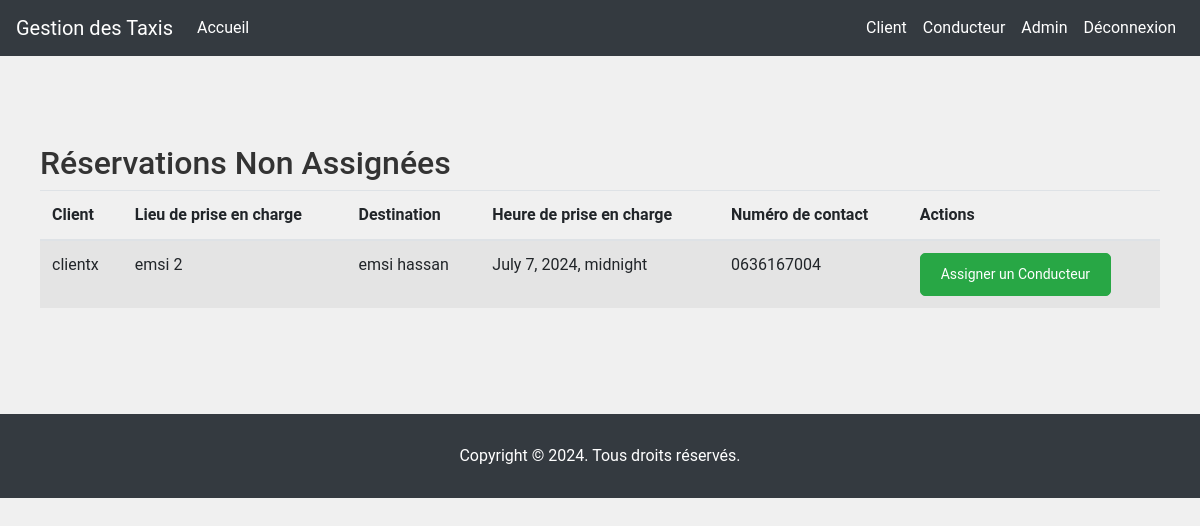
Page /administrateur/unassigned_bookings/ (signed in) on the committed database.
### taxis/models.py (models this page shows, shortened)
class Booking(models.Model):
    user = models.ForeignKey(User, on_delete=models.CASCADE)
    driver = models.ForeignKey(Driver, on_delete=models.CASCADE, related_name='bookings', null=True, blank=True)
    pickup_location = models.CharField(max_length=100)
    destination = models.CharField(max_length=100)
    pickup_time = models.DateTimeField()
    created_at = models.DateTimeField(auto_now_add=True)
    contact_number = models.CharField(max_length=15, null=True, blank=True)

class User(AbstractUser):
    CLIENT = 'client'
    DRIVER = 'driver'
    ADMINISTRATEUR = 'administrateur'
    ROLE_CHOICES = [
        (CLIENT, 'Client'),
        (DRIVER, 'Driver'),
        (ADMINISTRATEUR, 'Administrateur'),
    ]
    role = models.CharField(max_length=20, choices=ROLE_CHOICES, default='client')
    groups = models.ManyToManyField(
        'auth.Group',
        verbose_name='groups',
        blank=True,
        related_name='taxis_users'  # related_name distinct pour groups
    )
    user_permissions = models.ManyToManyField(
        'auth.Permission',
        verbose_name='user permissions',
        blank=True,
        related_name='taxis_users'  # related_name distinct pour user_permissions
    )

### taxis/views.py (the view)
# urls.py: path('administrateur/unassigned_bookings/', views.unassigned_bookings, name='unassigned_bookings'),
@login_required
def unassigned_bookings(request):
    bookings = Booking.objects.filter(driver__isnull=True)
    return render(request, 'taxis/administrateur/unassigned_bookings.html', {'bookings': bookings})

### taxis/templates/taxis/administrateur/unassigned_bookings.html (shortened to what this page needs)
{% extends 'taxis/base.html' %}
{% block content %}
<div class="container mt-4">
    <h2>Réservations Non Assignées</h2>
    <div class="table-responsive">
        <table class="table table-striped">
            <thead>
                <tr>
                    <th>Client</th>
                    <th>Lieu de prise en charge</th>
                    <th>Destination</th>
                    <th>Heure de prise en charge</th>
                    <th>Numéro de contact</th>
                    <th>Actions</th>
                </tr>
            </thead>
            <tbody>
                {% for booking in bookings %}
                <tr>
                    <td>{{ booking.user.username }}</td>
                    <td>{{ booking.pickup_location }}</td>
                    <td>{{ booking.destination }}</td>
                    <td>{{ booking.pickup_time }}</td>
                    <td>{{ booking.contact_number }}</td>
                    <td>
                        <a href="{% url 'assign_driver' booking.id %}" class="btn btn-primary btn-sm">Assigner un Conducteur</a>
                    </td>
                </tr>
                {% endfor %}
            </tbody>
        </table>
    </div>
</div>
{% endblock %}

### taxis/static/css/style.css (style rules this page uses)
* { margin: 0; padding: 0; box-sizing: border-box; }
body { font-family: 'Roboto', sans-serif; background-color: #f0f0f0; color: #333; }
.container { max-width: 1200px; margin: 0 auto; padding: 20px; }
.btn { display: inline-block; padding: 10px 20px; background-color: #4285F4; color: #fff; text-decoration: none; border-radius: 5px; transition: background-color 0.3s ease; }

### taxis/templates/taxis/base.html (style rules this page uses)
.btn-primary { background-color: #28a745; border-color: #28a745; }

### rows in the picture
Booking: user.username "clientx", pickup_location "emsi 2", destination "emsi hassan", pickup_time "July 7, 2024, midnight", contact_number "0636167004"
